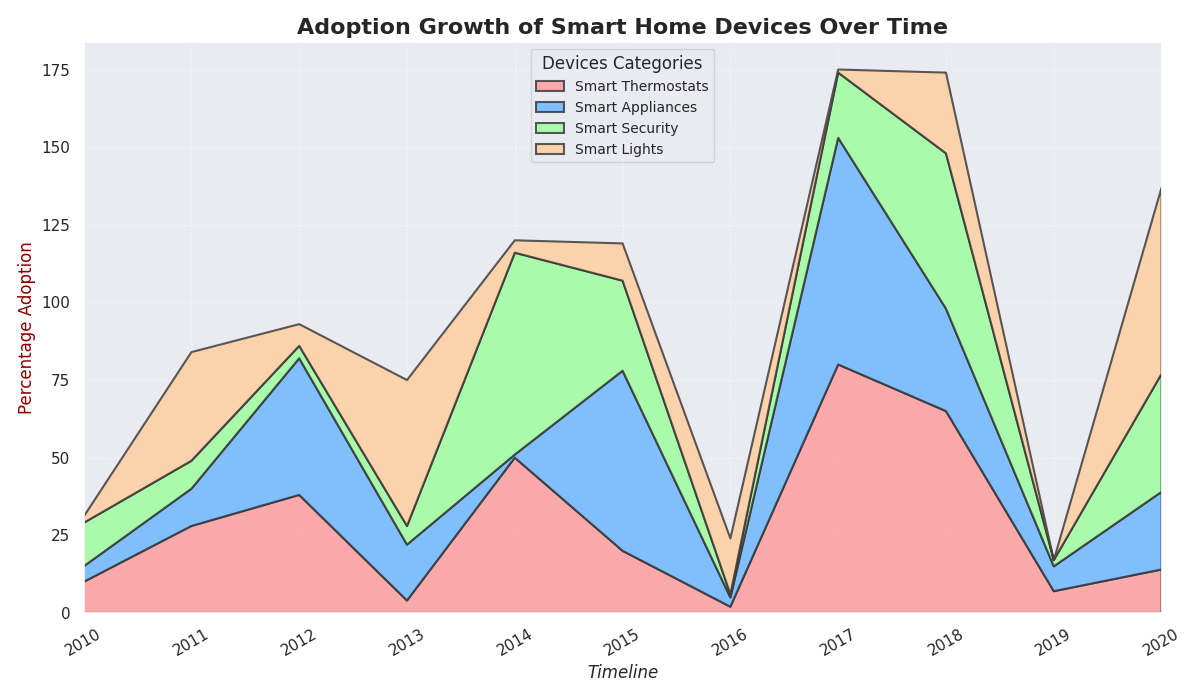

The script that drew this image:
import matplotlib.pyplot as plt
import numpy as np

devices = ["Smart Thermostats", "Smart Appliances", "Smart Security", "Smart Lights"]
years = np.arange(2010, 2021)

# Manually shuffled versions of the original adoption lists
adoption_lights = [10, 28, 38, 4, 50, 20, 2, 80, 65, 7, 14]
adoption_thermostats = [5, 12, 44, 18, 1, 58, 3, 73, 33, 8, 25]
adoption_security = [14, 9, 4, 6, 65, 29, 1, 21, 50, 2, 38]
adoption_appliances = [2, 35, 7, 47, 4, 12, 18, 1, 26, 0, 60]

plt.figure(figsize=(12, 7))

plt.stackplot(years, adoption_lights, adoption_thermostats, adoption_security, adoption_appliances,
              labels=devices,
              colors=['#FF9999', '#66B3FF', '#99FF99', '#FFCC99'], alpha=0.8,
              edgecolor=['#333333', '#444444', '#555555', '#666666'], linewidth=1.5)

plt.title("Adoption Growth of Smart Home Devices Over Time", fontsize=16, fontweight='bold')
plt.xlabel("Timeline", fontsize=12, fontstyle='italic')
plt.ylabel("Percentage Adoption", fontsize=12, color='darkred')
plt.xlim(years[0], years[-1])
plt.xticks(years, rotation=30)
plt.legend(loc='upper center', fontsize=10, title='Devices Categories', title_fontsize='12')

plt.grid(visible=True, linestyle=':', alpha=0.6)

plt.tight_layout()

plt.show()
